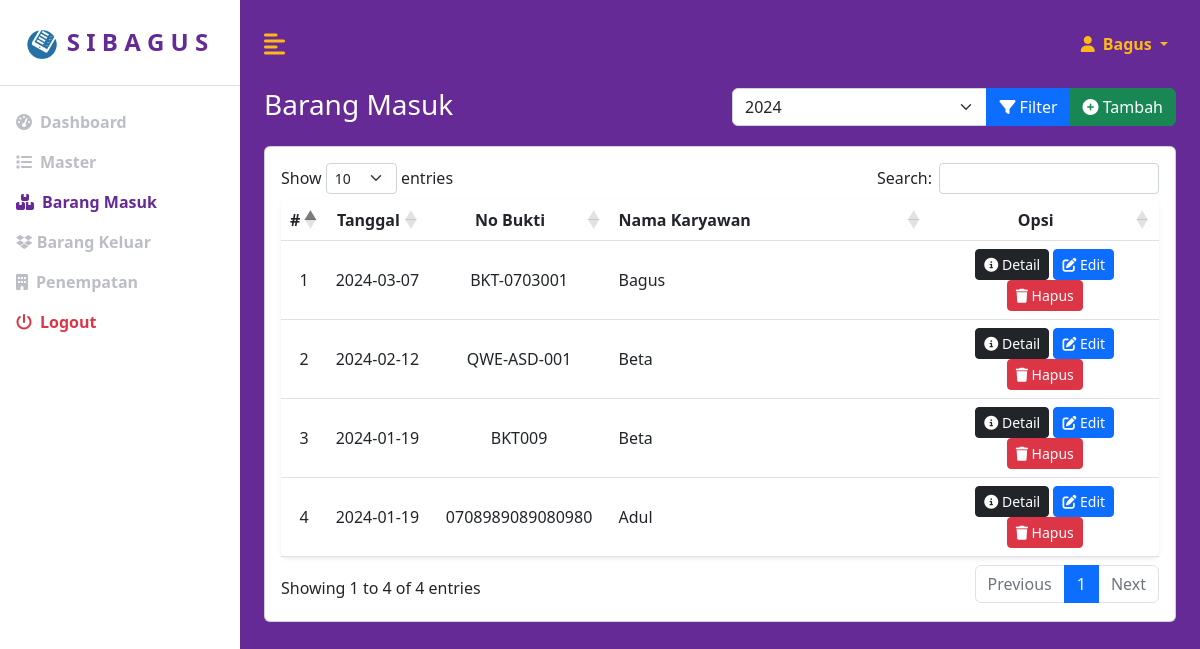
Page /index.php?page=barangmasukdata (signed in) on the committed database.
### tables this page shows
CREATE TABLE `barang_masuk` (
  `id` int(11) NOT NULL,
  `tanggal` date NOT NULL,
  `no_bukti` varchar(50) NOT NULL,
  `sumber_dana` varchar(255) DEFAULT NULL,
  `pemasok_id` int(11) DEFAULT NULL,
  `karyawan_id` int(11) NOT NULL
);

CREATE TABLE `karyawan` (
  `id` int(11) NOT NULL,
  `nama_karyawan` varchar(255) NOT NULL,
  `nomor_hp` varchar(255) NOT NULL,
  `alamat` varchar(255) NOT NULL,
  `email` varchar(255) NOT NULL,
  `password` varchar(255) NOT NULL,
  `level` varchar(255) NOT NULL
);

### pages/barangmasuk/barangmasukdata.php (the view, shortened to what this page needs)
<div id="atas" class="row">
    <div class="col">
        <div class="row">
            <div class="col-md-6">
                <h3>Barang Masuk</h3>
            </div>
            <div class="col-md-6">
                <div class="col">
                    <form action="" method="post">
                        <div class="input-group">
                            <?php
                            $level = $_SESSION["level"];
                            $karyawan_id = $_SESSION["karyawan_id"];
                            $selectSQL = "SELECT YEAR(tanggal) tahun FROM barang_masuk GROUP BY tahun ORDER BY tahun DESC";
                            $resultSet = mysqli_query($koneksi, $selectSQL);
                            $default_tahun = 0;
                            ?>
                            <select class="form-select" name="tahun">
                                <?php
                                while ($row = mysqli_fetch_assoc($resultSet)) {
                                    $default_tahun = $default_tahun == 0 ? $row["tahun"] : $default_tahun;
                                    $selected = $_POST['tahun'] == $row["tahun"] ? " selected" : "";
                                ?>
                                    <option value="<?= $row['tahun'] ?>" <?= $selected ?>><?= $row['tahun'] ?></option>
                                <?php
                                }
                                $selected_tahun = !isset($_POST['tahun']) ? $default_tahun : $_POST['tahun'];
                                ?>
                            </select>
                            <button type="submit" class="btn btn-primary" type="button">
                                <i class="fa fa-filter"></i> Filter
                            </button>
                            <a href="?page=barangmasuktambah" class="btn btn-success float-end">
                                <i class="fa fa-plus-circle"></i> Tambah
                            </a>
                        </div>
                    </form>
                </div>
            </div>
        </div>
    </div>
</div>
    <?php
    if ($level == "admin") {
        $selectSQL = "SELECT BM.*, K.nama_karyawan FROM barang_masuk BM
        LEFT JOIN karyawan K ON BM.karyawan_id=K.id WHERE YEAR(tanggal)=$selected_tahun ORDER BY tanggal DESC";
    } else {
        $selectSQL = "SELECT BM.*, K.nama_karyawan FROM barang_masuk BM
        LEFT JOIN karyawan K ON BM.karyawan_id=K.id WHERE YEAR(tanggal)=$selected_tahun AND BM.karyawan_id = $karyawan_id ORDER BY tanggal DESC";
    }
    $resultSet = mysqli_query($koneksi, $selectSQL);
    ?>
<div id="bawah" class="row mt-3">
    <div class="col">
        <div class="card my-card">
            <table class="table bg-white rounded shadow-sm table-hover" id="example" width="100%">
                <thead>
                    <tr>
                        <th width="5%" class="text-center">#</th>
                        <th width="10%" class="text-center">Tanggal</th>
                        <th width="20%" class="text-center">No Bukti</th>
                        <th width="35%">Nama Karyawan</th>
                        <th width="25%" class="text-center">Opsi</th>
                    </tr>
                </thead>
                <tbody>
                    <?php
                    $no = 1;
                    while ($row = mysqli_fetch_assoc($resultSet)) {
                    ?>
                        <tr class="align-middle">
                            <td class="text-center"><?= $no++ ?></td>
                            <td class="text-center"><?= $row['tanggal'] ?></td>
                            <td class="text-center"><?= $row['no_bukti'] ?></td>
                            <td><?= $row['nama_karyawan'] ?></td>
                            <td class="text-center">
                                <a href="?page=barangmasukdetail&id=<?= $row['id'] ?>" class="btn btn-sm btn-dark">
                                    <i class="fa fa-info-circle"></i> Detail
                                </a>
                                <a href="?page=barangmasukubah&id=<?= $row['id'] ?>" class="btn btn-sm btn-primary">
                                    <i class="fa fa-edit"></i> Edit
                                </a>
                                <a href="#" onclick="konfirmasi('?page=barangmasukhapus&id=<?= $row['id'] ?>');" class="btn btn-sm btn-danger">
                                    <i class="fa fa-trash"></i> Hapus
                                </a>
                            </td>
                        </tr>
                    <?php
                    }
                    ?>
                </tbody>
            </table>
        </div>
    </div>
</div>

### assets/css/custom.css (style rules this page uses)
:root { --main-bg-color: #009d63; --main-text-color: #009d63; --second-text-color: #bbbec5; --second-bg-color: #c1efde; --ungu: rgb(101, 42, 149); --oren: rgb(255, 184, 26); --hijo: rgb(100, 164, 65); }
h3 { color: white; }
body { min-height: 100vh; min-height: -webkit-fill-available; }
html { height: -webkit-fill-available; }
.my-card { padding: 1rem 1rem; }

### rows in the picture
barang_masuk: tanggal "2024-03-07", no_bukti "BKT-0703001", karyawan.nama_karyawan "Bagus"
barang_masuk: tanggal "2024-02-12", no_bukti "QWE-ASD-001", karyawan.nama_karyawan "Beta"
barang_masuk: tanggal "2024-01-19", no_bukti "BKT009", karyawan.nama_karyawan "Beta"
barang_masuk: tanggal "2024-01-19", no_bukti "0708989089080980", karyawan.nama_karyawan "Adul"

### other values in the picture
$_SESSION["nama_karyawan"] "Bagus"
form field tahun "2024"
